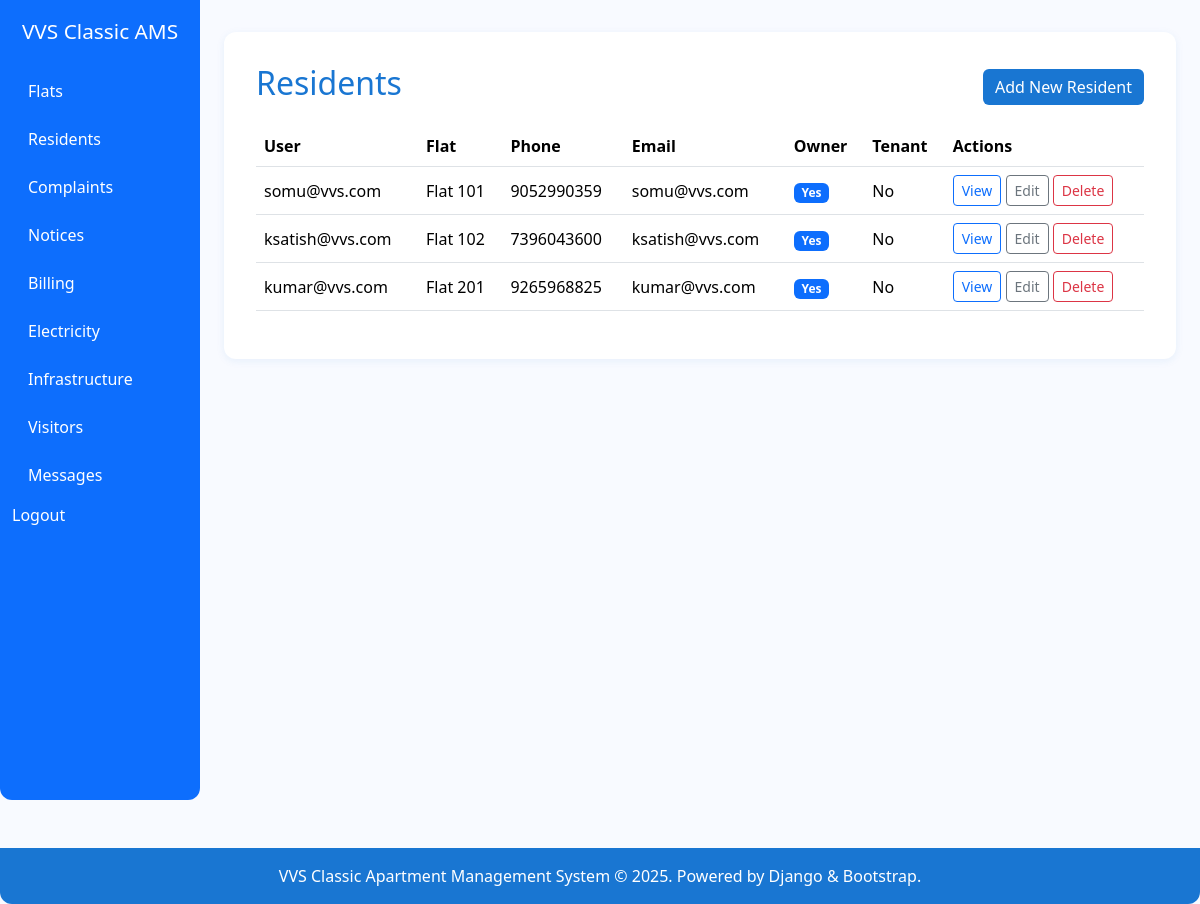
Before: /residents/ (signed in) with the older database file.
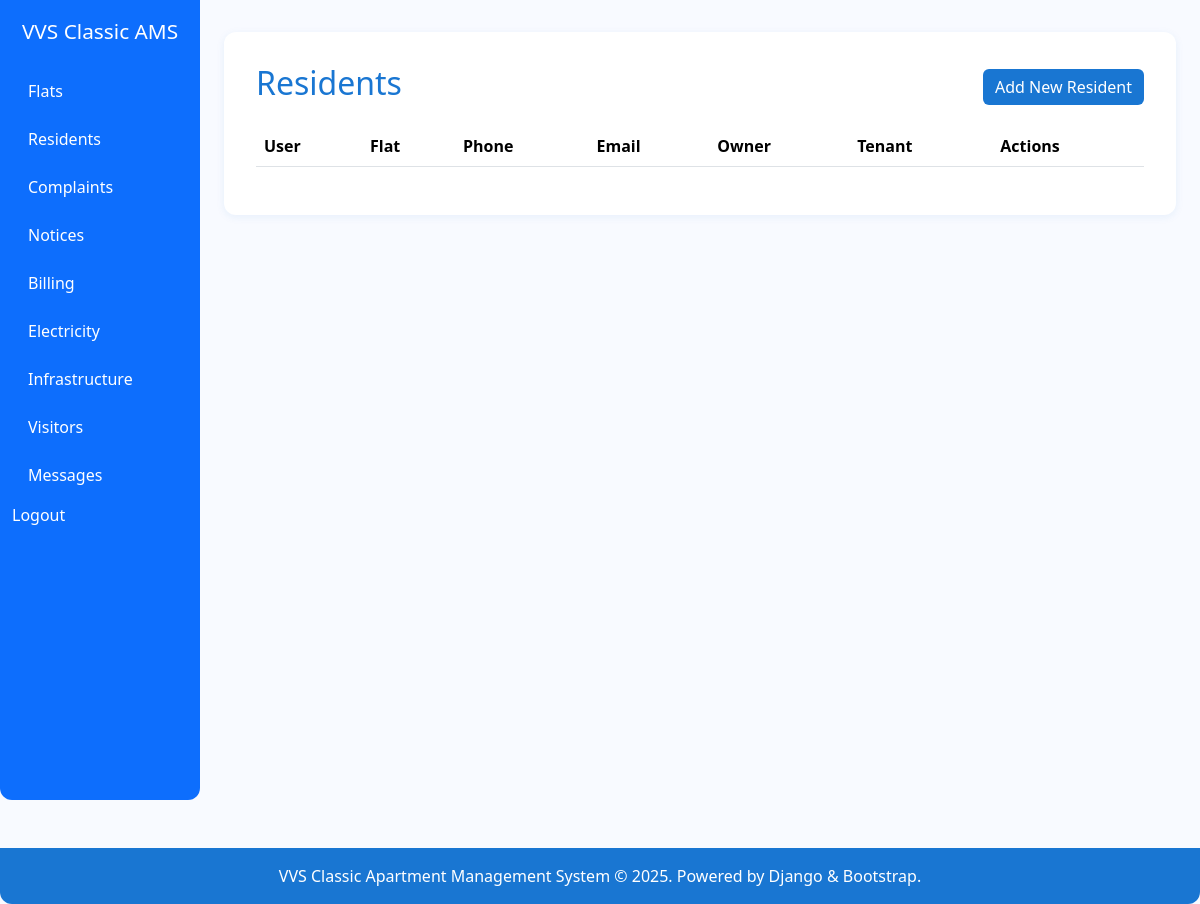
After: the same page with the newer database file.
### residents/models.py (models this page shows, shortened)
class ResidentProfile(models.Model):
    user = models.OneToOneField(get_user_model(), on_delete=models.CASCADE, related_name='resident_profile')
    flat = models.ForeignKey(Flat, on_delete=models.CASCADE, related_name='residents')
    phone = models.CharField(max_length=15)
    email = models.EmailField()
    communication_pref = models.CharField(max_length=20, choices=[('email', 'Email'), ('whatsapp', 'WhatsApp')], default='email')
    is_owner = models.BooleanField(default=False)
    is_tenant = models.BooleanField(default=False)
    move_in_date = models.DateField(null=True, blank=True)
    move_out_date = models.DateField(null=True, blank=True)
    created_at = models.DateTimeField(auto_now_add=True)
    updated_at = models.DateTimeField(auto_now=True)

### accounts/models.py (models this page shows)
class User(AbstractUser):
    pass

### flats/models.py (models this page shows)
class Flat(models.Model):
    number = models.CharField(max_length=10, unique=True)
    uds_area = models.DecimalField(max_digits=8, decimal_places=2)
    ownership_type = models.CharField(max_length=20, choices=[('owner', 'Owner'), ('tenant', 'Tenant')])
    owner = models.ForeignKey(get_user_model(), on_delete=models.CASCADE, related_name='owned_flats')
    tenant = models.ForeignKey(get_user_model(), on_delete=models.SET_NULL, null=True, blank=True, related_name='rented_flats')
    is_occupied = models.BooleanField(default=True)
    occupancy_start = models.DateField(null=True, blank=True)
    occupancy_end = models.DateField(null=True, blank=True)
    created_at = models.DateTimeField(auto_now_add=True)
    updated_at = models.DateTimeField(auto_now=True)
    def __str__(self):
        return f"Flat {self.number}"

### residents/views.py (the view)
# urls.py: path('', views.resident_list, name='resident_list'),
@login_required
def resident_list(request):
    residents = ResidentProfile.objects.select_related('user', 'flat').all()
    return render(request, 'residents/resident_list.html', {'residents': residents})

### templates/residents/resident_list.html
{% extends 'base.html' %}
{% block content %}
<div class="d-flex justify-content-between align-items-center mb-3">
    <h2>Residents</h2>
    <a href="{% url 'residents:resident_create' %}" class="btn btn-primary">Add New Resident</a>
</div>
<div class="table-responsive">
    <table class="table table-hover align-middle">
        <thead>
            <tr>
                <th>User</th>
                <th>Flat</th>
                <th>Phone</th>
                <th>Email</th>
                <th>Owner</th>
                <th>Tenant</th>
                <th>Actions</th>
            </tr>
        </thead>
        <tbody>
            {% for resident in residents %}
            <tr>
                <td>{{ resident.user }}</td>
                <td>{{ resident.flat }}</td>
                <td>{{ resident.phone }}</td>
                <td>{{ resident.email }}</td>
                <td>{% if resident.is_owner %}<span class="badge bg-primary">Yes</span>{% else %}No{% endif %}</td>
                <td>{% if resident.is_tenant %}<span class="badge bg-info text-dark">Yes</span>{% else %}No{% endif %}</td>
                <td>
                    <a href="{% url 'residents:resident_detail' resident.pk %}" class="btn btn-sm btn-outline-primary">View</a>
                    <a href="{% url 'residents:resident_update' resident.pk %}" class="btn btn-sm btn-outline-secondary">Edit</a>
                    <a href="{% url 'residents:resident_delete_confirmation' resident.pk %}" class="btn btn-sm btn-outline-danger">Delete</a>
                </td>
            </tr>
            {% endfor %}
        </tbody>
    </table>
</div>
{% endblock %}

### templates/base.html (shortened to what this page needs)
<!DOCTYPE html>
<html>
<head>
    <link href="https://cdn.jsdelivr.net/npm/bootstrap@5.3.3/dist/css/bootstrap.min.css" rel="stylesheet">
</head>
<body>
    <div class="container-fluid">
        <div class="row">
            <nav class="col-md-2 d-none d-md-block bg-primary sidebar vh-100" style="border-radius: 0 0 12px 12px;">
                <div class="position-sticky pt-3">
                    <a class="navbar-brand d-block text-center mb-4 text-white" href="/" style="font-size:1.3rem;">VVS Classic AMS</a>
                    <ul class="nav flex-column">
                        {% if request.user.is_authenticated %}
                            {% if request.user.is_superuser %}
                                <li class="nav-item mb-2"><a class="nav-link text-white" href="{% url 'flats:flat_list' %}">Flats</a></li>
                                <li class="nav-item mb-2"><a class="nav-link text-white" href="{% url 'residents:resident_list' %}">Residents</a></li>
                                <li class="nav-item mb-2"><a class="nav-link text-white" href="{% url 'complaints:complaint_list' %}">Complaints</a></li>
                                <li class="nav-item mb-2"><a class="nav-link text-white" href="{% url 'documents:notice_list' %}">Notices</a></li>
                                <li class="nav-item mb-2"><a class="nav-link text-white" href="{% url 'billing:bill_list' %}">Billing</a></li>
                                <li class="nav-item mb-2"><a class="nav-link text-white" href="{% url 'electricity:usage_list' %}">Electricity</a></li>
                                <li class="nav-item mb-2"><a class="nav-link text-white" href="{% url 'infrastructure:contract_list' %}">Infrastructure</a></li>
                                <li class="nav-item mb-2"><a class="nav-link text-white" href="{% url 'visitors:visitor_list' %}">Visitors</a></li>
                                <li class="nav-item mb-2"><a class="nav-link text-white" href="{% url 'core:message_list' %}">Messages</a></li>
                            {% endif %}
                            <li class="nav-item mb-2">
                              <form method="post" action="{% url 'account_logout' %}" style="display:inline;">
                                <button type="submit" class="nav-link btn btn-link text-white p-0" style="text-decoration:none;">Logout</button>
                              </form>
                            </li>
                        {% endif %}
                    </ul>
                </div>
            </nav>
            <main class="col-md-10 ms-sm-auto px-4">
                <div class="container">
                    {% block content %}{% endblock %}
                </div>
            </main>
        </div>
    </div>
    <footer>
        VVS Classic Apartment Management System &copy; {{ now|default:2025 }}. Powered by Django & Bootstrap.
    </footer>
</body>
</html>

### templates/base.html (style rules this page uses)
body { background: #f8faff; color: #1a237e; font-family: 'Segoe UI', 'Roboto', Arial, sans-serif; }
.container { background: #fff; border-radius: 12px; box-shadow: 0 2px 8px rgba(25, 118, 210, 0.08); padding: 2rem; margin-top: 2rem; }
footer { background: #1976d2; color: #fff; text-align: center; padding: 1rem 0; margin-top: 3rem; border-radius: 0 0 12px 12px; }
h2, h1 { color: #1976d2; }
.btn-primary { background: #1976d2; border: none; }
table th { background: #e3f2fd; color: #1976d2; }

Changed rows visible on the page:
removed ResidentProfile: user "somu@vvs.com", flat "Flat 101", phone "9052990359", email "somu@vvs.com", is_owner "Yes", is_tenant "No"
removed ResidentProfile: user "ksatish@vvs.com", flat "Flat 102", phone "7396043600", email "ksatish@vvs.com", is_owner "Yes", is_tenant "No"
removed ResidentProfile: user "kumar@vvs.com", flat "Flat 201", phone "9265968825", email "kumar@vvs.com", is_owner "Yes", is_tenant "No"
